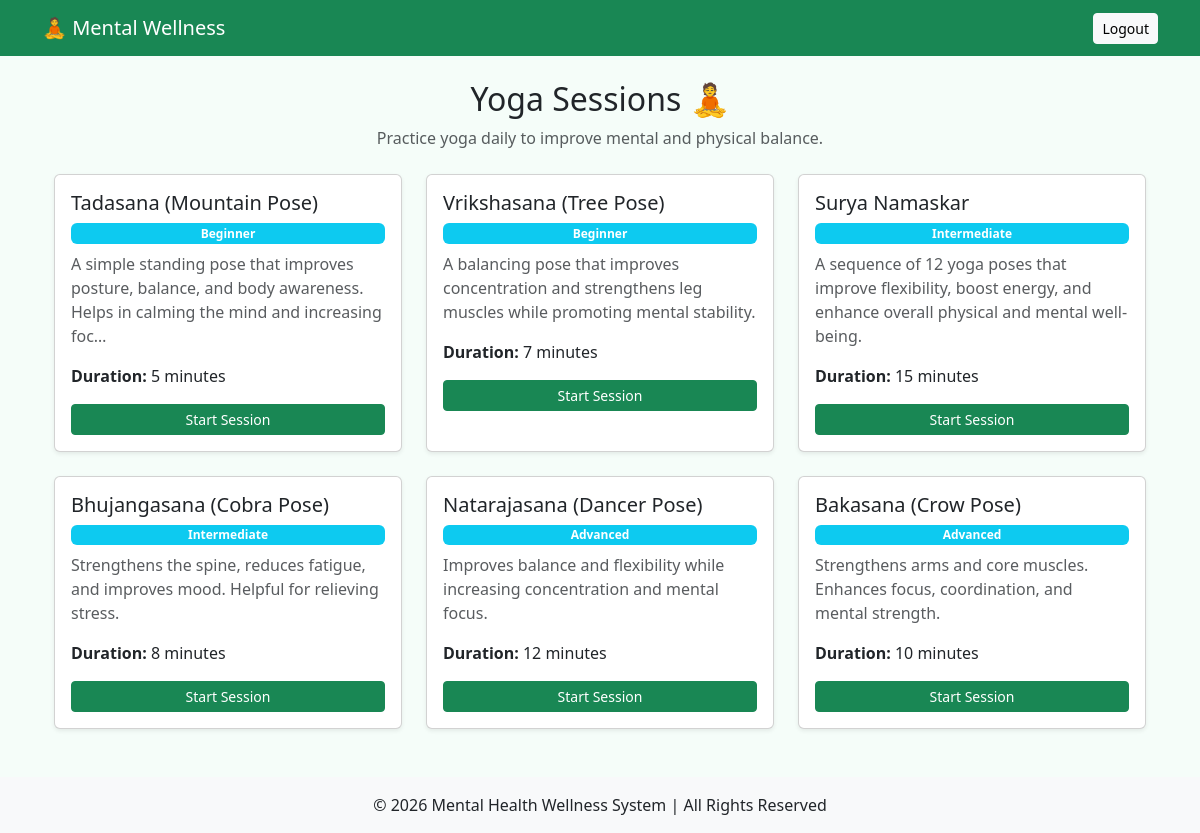
The app's page /yoga/ (signed in) with its own data.
### testapp/models.py (models this page shows, shortened)
class Yoga(models.Model):
    title = models.CharField(max_length=100)
    description = models.TextField()
    duration = models.IntegerField(help_text="Duration in minutes")
    level = models.CharField(
        max_length=20,
        choices=[
            ('Beginner', 'Beginner'),
            ('Intermediate', 'Intermediate'),
            ('Advanced', 'Advanced'),
        ],
        default='Beginner'
    )
    image = models.ImageField(upload_to='yoga_images/', blank=True, null=True)

### testapp/views.py (the view)
# urls.py: path('yoga/', views.yoga_page, name='yoga'),
@login_required
def yoga_page(request):
    yoga_sessions = Yoga.objects.all()
    return render(request, 'yoga.html', {'yoga': yoga_sessions})

### templates/yoga.html
{% extends 'base.html' %}
{% block content %}
<div class="container">
    <div class="text-center mb-4">
        <h2>Yoga Sessions 🧘</h2>
        <p class="text-muted">
            Practice yoga daily to improve mental and physical balance.
        </p>
    </div>
    <div class="row g-4">
        {% for y in yoga %}
        <div class="col-md-4">
            <div class="card shadow-sm p-3 h-100">
                <h5 class="mb-2">{{ y.title }}</h5>
                <span class="badge bg-info mb-2">
                    {{ y.level }}
                </span>
                <p class="text-muted">
                    {{ y.description|truncatechars:120 }}
                </p>
                <p><b>Duration:</b> {{ y.duration }} minutes</p>
                <a href="{% url 'yoga_detail' y.id %}"
                class="btn btn-success btn-sm w-100">
                 Start Session
                </a>
            </div>
        </div>
        {% empty %}
            <p class="text-muted text-center">
                No yoga sessions available.
            </p>
        {% endfor %}
    </div>
</div>
{% endblock %}

### templates/base.html (shortened to what this page needs)
<!DOCTYPE html>
<html>
<head>
    <link href="https://cdn.jsdelivr.net/npm/bootstrap@5.3.2/dist/css/bootstrap.min.css" rel="stylesheet">
</head>
<body style="background:#f5fdf9">
<nav class="navbar navbar-expand-lg navbar-dark bg-success">
  <div class="container">
    <a class="navbar-brand" href="#">🧘 Mental Wellness</a>
    <div>
      <form method="post" action="{% url 'logout' %}" style="display:inline;">
          <button type="submit" class="btn btn-light btn-sm">
              Logout
          </button>
      </form>
    </div>
  </div>
</nav>
<div class="container mt-4">
    {% block content %}{% endblock %}
</div>
<footer class="text-center mt-5 p-3 bg-light">
    © {% now "Y" %} Mental Health Wellness System | All Rights Reserved
</footer>
</body>
</html>

### records on screen
Yoga: title "Tadasana (Mountain Pose)", level "Beginner", description "A simple standing pose that improves posture, balance, and body awareness. Helps in calming the mind and increasing foc…", duration "5"
Yoga: title "Vrikshasana (Tree Pose)", level "Beginner", description "A balancing pose that improves concentration and strengthens leg muscles while promoting mental stability.", duration "7"
Yoga: title "Surya Namaskar", level "Intermediate", description "A sequence of 12 yoga poses that improve flexibility, boost energy, and enhance overall physical and mental well-being.", duration "15"
Yoga: title "Bhujangasana (Cobra Pose)", level "Intermediate", description "Strengthens the spine, reduces fatigue, and improves mood. Helpful for relieving stress.", duration "8"
Yoga: title "Natarajasana (Dancer Pose)", level "Advanced", description "Improves balance and flexibility while increasing concentration and mental focus.", duration "12"
Yoga: title "Bakasana (Crow Pose)", level "Advanced", description "Strengthens arms and core muscles. Enhances focus, coordination, and mental strength.", duration "10"
